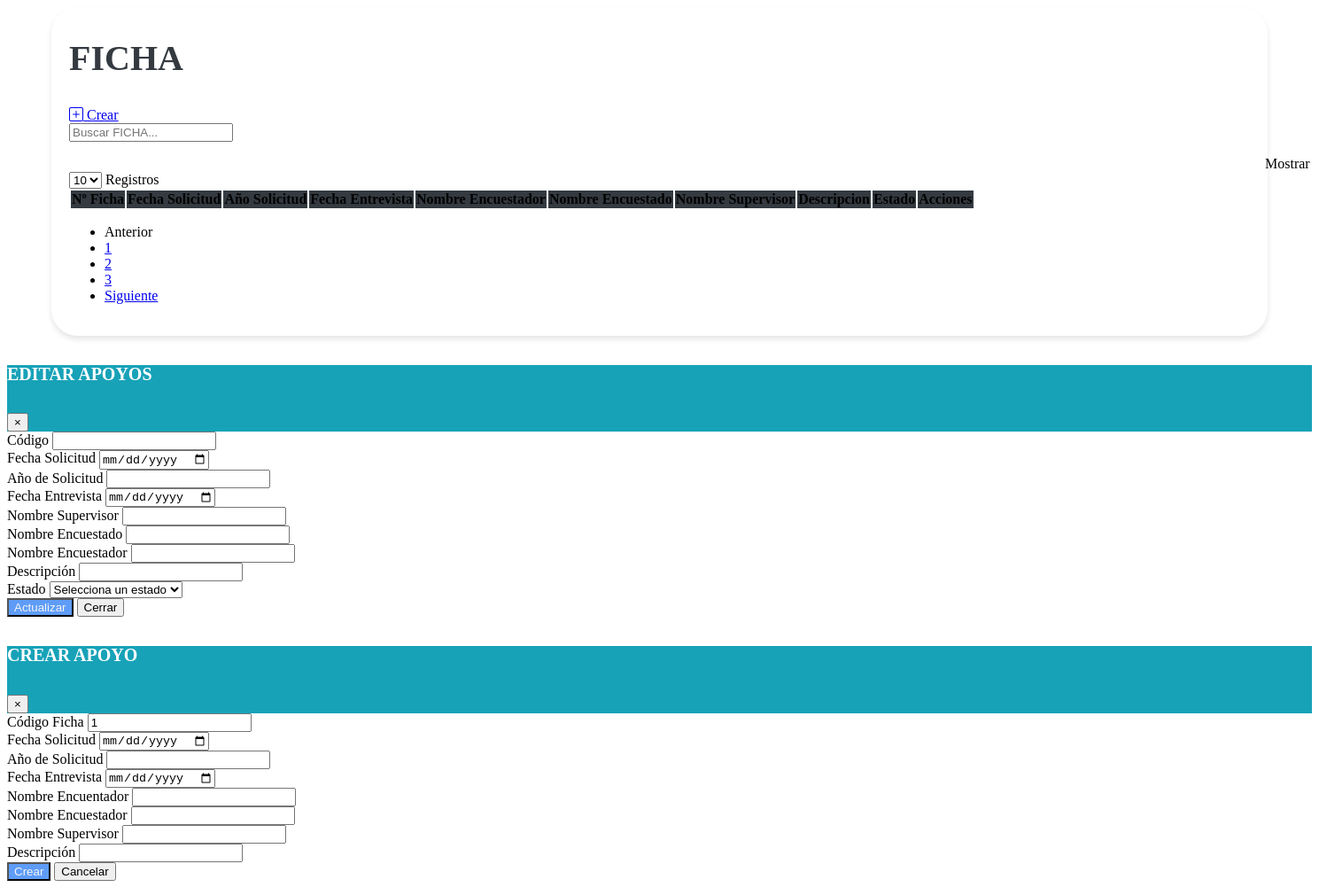
/vistas/Mantenimiento_Ficha.php, run on an earlier commit of the app's database.
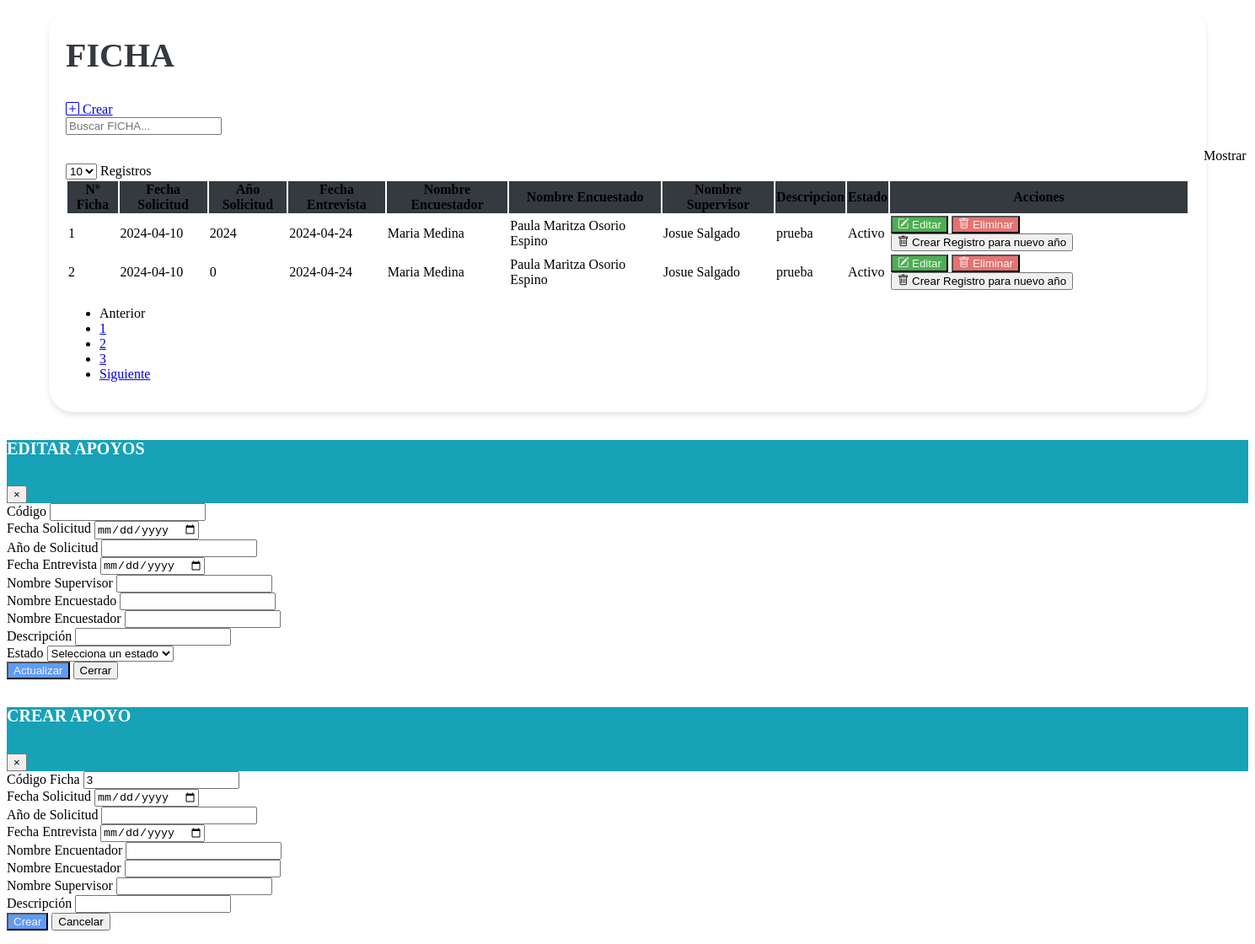
And on a later commit of the database.
### tables this page shows
CREATE TABLE `fichas` (
  `id_ficha` bigint(20) NOT NULL DEFAULT 0,
  `fecha_solicitud` date DEFAULT NULL,
  `anio_solicitud` int(11) DEFAULT NULL,
  `descripcion` varchar(255) DEFAULT NULL,
  `creado_por` varchar(50) DEFAULT NULL,
  `fecha_creacion` timestamp NOT NULL DEFAULT current_timestamp(),
  `modificado_por` varchar(50) DEFAULT NULL,
  `fecha_modificacion` timestamp NOT NULL DEFAULT current_timestamp() ON UPDATE current_timestamp(),
  `estado` enum('A','I') DEFAULT NULL,
  `fecha_entrevista` date DEFAULT NULL,
  `nombre_encuentrador` varchar(50) DEFAULT NULL,
  `firma_productor` varchar(100) DEFAULT NULL,
  `nombre_encuestador` varchar(50) DEFAULT NULL,
  `firma_encuestador` varchar(100) DEFAULT NULL,
  `nombre_supervisor` varchar(50) DEFAULT NULL,
  `firma_supervisor` varchar(100) DEFAULT NULL
);

### vistas/Mantenimiento_Ficha.php (the view, shortened to what the changed rows need)
<link href="https://cdn.jsdelivr.net/npm/bootstrap-icons@1.10.0/font/bootstrap-icons.css" rel="stylesheet">
<link rel="stylesheet" href="assets/css/estilos.css">
<div class="containertable">
    <div class="d-flex justify-content-between align-items-end mb-4">
        <div>
            <h1 class="poppins-font mb-2">FICHA</h1>
            <br>
        </div>
    </div>
    <div class="table-responsive">
        <table class="table table-hover">
            <thead class="table-dark text-center" style="background-color: #343A40;">
                <tr>
                    <th scope="col">Nº Ficha</th>
                    <th scope="col">Fecha Solicitud</th>
                    <th scope="col">Año Solicitud</th>
                    <th scope="col">Fecha Entrevista</th>
                    <th scope="col">Nombre Encuestador</th>
                    <th scope="col">Nombre Encuestado</th>
                    <th scope="col">Nombre Supervisor</th>
                    <th scope="col">Descripcion</th>
                    <th scope="col">Estado</th>
                    <th scope="col">Acciones</th>
                </tr>
            </thead>
            <tbody class="text-center">
                <?php
                include "../php/conexion_be.php";
                $sql = $conexion->query("SELECT * FROM fichas");
                while ($datos = $sql->fetch_object()) { ?>
                    <tr>
                        <td><?= $datos->id_ficha  ?></td>
                        <td><?= $datos->fecha_solicitud ?></td>
                        <td><?= $datos->anio_solicitud ?></td>
                        <td><?= $datos->fecha_entrevista  ?></td>
                        <td><?= $datos->nombre_encuentrador ?></td>
                        <td><?= $datos->nombre_encuestador ?></td>
                        <td><?= $datos->nombre_supervisor  ?></td>
                        <td><?= $datos->descripcion ?></td>
                        <td><?php
                            if ($datos->estado == "A") {
                                echo '<span class="badge bg-success">Activo</span>';
                            } else {
                                echo '<span class="badge bg-danger">Inactivo</span>';
                            }
                            ?></td>
                        <td>
                            <button type="button" class="btn btn-editar" data-toggle="modal" data-target="#modalEditar" onclick="abrirModalEditar
                            ('<?= $datos->id_ficha ?>', '<?= $datos->fecha_solicitud ?>', '<?= $datos->anio_solicitud ?>','<?= $datos->fecha_entrevista ?>', '<?= $datos->nombre_encuentrador ?>', '<?= $datos->nombre_encuestador ?>', '<?= $datos->nombre_supervisor ?>',  '<?= $datos->descripcion ?>',  '<?= $datos->estado ?>')">
                                <i class="bi bi-pencil-square"></i>
                                Editar
                            </button>
                            <form id="deleteForm" method="POST" action="modelos/eliminar_ficha.php" style="display: inline;">
                                <button type="submit" class="btn btn-eliminar">
                                    <i class="bi bi-trash"></i>
                                    Eliminar
                                </button>
                            </form>
                            <form id="duplicar" method="POST" action="" style="display: inline;">
                                <button type="button" class="btn btn-primary" onclick="duplicarFicha(<?= $datos->id_ficha ?>)">
                                    <i class="bi bi-trash"></i>
                                    Crear Registro para nuevo año
                                </button>
                            </form>
                        </td>
                    </tr>
                <?php }
                ?>
            </tbody>
        </table>
    </div>
</div>
<div class="modal fade" id="modalForm" tabindex="-1" role="dialog" aria-labelledby="exampleModalLabel" aria-hidden="true">
    <div class="modal-dialog" role="document">
        <div class="modal-content">
            <div class="modal-body">
                <form action="modelos/agregar_ficha.php" method="POST">
                    <div class="row">
                        <div class="col-6">
                            <div class="form-group ">
                                <label for="codigo">Código Ficha</label>
                                <input type="text" class="form-control" id="codigo" placeholder="Código Ficha" value="<?php echo obtenerNumeroFicha($conexion); ?>" readonly>
                            </div>
                        </div>
                    </div>
                </form>
            </div>
        </div>
    </div>
</div>
<?php
function obtenerNumeroFicha($conexion)
{
    $sql = "SELECT COUNT(*) as id_ficha FROM fichas";
    $result = $conexion->query($sql);
    $row = $result->fetch_assoc();
    $numeroFicha = $row['id_ficha'] + 1;
    return $numeroFicha;
}
?>

What changed in the data, as far as the page shows it:
added fichas: id_ficha "1", fecha_solicitud "2024-04-10", anio_solicitud "2024", fecha_entrevista "2024-04-24", nombre_encuentrador "Maria Medina", nombre_encuestador "Paula Maritza Osorio Espino", nombre_supervisor "Josue Salgado", descripcion "prueba", estado "Activo"
added fichas: id_ficha "2", fecha_solicitud "2024-04-10", anio_solicitud "0", fecha_entrevista "2024-04-24", nombre_encuentrador "Maria Medina", nombre_encuestador "Paula Maritza Osorio Espino", nombre_supervisor "Josue Salgado", descripcion "prueba", estado "Activo"
Also different on the page:
form field obtenerNumeroFicha: "1" → "3"
